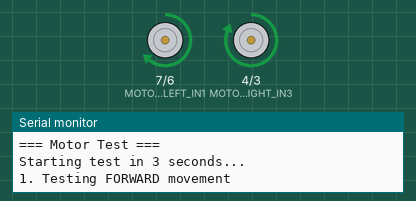
Simulated run of this sketch. Board: Arduino Uno, built with avr-gcc and run on an emulated ATmega328P. Parts: motor-driver pin pairs drawn as motors (green arrow = first pin HIGH = forward, orange = second pin HIGH = backward, longer = more drive, scaled by the enable pin), the last lines printed to the serial monitor.

Above: at 4.0 s.
At 10.0 s:
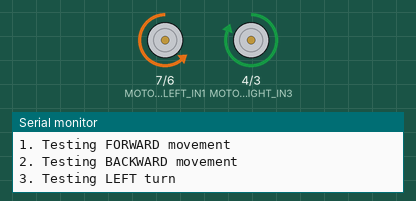
At 13.0 s:
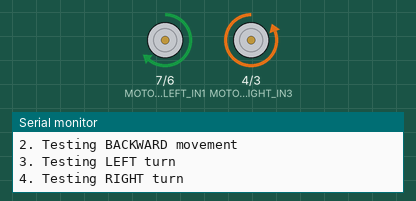
At 24.0 s:
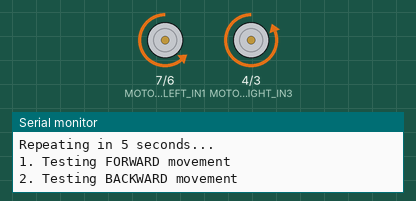
Timing chart, 0 to 25.1 s (numbered marks = the images above):
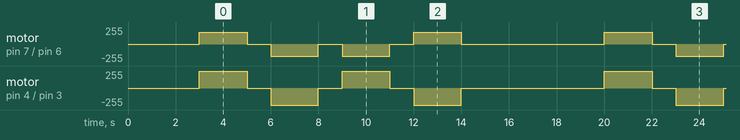

The sketch:

test_motors.ino
```cpp
/*
 * Motor Test Sketch
 * Tests all motor movements to verify proper operation
 */

// Pin definitions
#define MOTOR_LEFT_IN1    7
#define MOTOR_LEFT_IN2    6
#define MOTOR_LEFT_EN     5
#define MOTOR_RIGHT_IN3   4
#define MOTOR_RIGHT_IN4   3
#define MOTOR_RIGHT_EN    2

#define TEST_SPEED        180
#define TEST_DURATION     2000  // ms

void setup() {
  Serial.begin(9600);
  Serial.println("=== Motor Test ===");

  // Initialize pins
  pinMode(MOTOR_LEFT_IN1, OUTPUT);
  pinMode(MOTOR_LEFT_IN2, OUTPUT);
  pinMode(MOTOR_LEFT_EN, OUTPUT);
  pinMode(MOTOR_RIGHT_IN3, OUTPUT);
  pinMode(MOTOR_RIGHT_IN4, OUTPUT);
  pinMode(MOTOR_RIGHT_EN, OUTPUT);

  Serial.println("Starting test in 3 seconds...");
  delay(3000);
}

void loop() {
  Serial.println("\n1. Testing FORWARD movement");
  moveForward();
  delay(TEST_DURATION);
  stopMotors();
  delay(1000);

  Serial.println("2. Testing BACKWARD movement");
  moveBackward();
  delay(TEST_DURATION);
  stopMotors();
  delay(1000);

  Serial.println("3. Testing LEFT turn");
  turnLeft();
  delay(TEST_DURATION);
  stopMotors();
  delay(1000);

  Serial.println("4. Testing RIGHT turn");
  turnRight();
  delay(TEST_DURATION);
  stopMotors();
  delay(1000);

  Serial.println("\n=== Test complete ===");
  Serial.println("All movements OK? (Y/N)");
  Serial.println("Repeating in 5 seconds...\n");
  delay(5000);
}

void moveForward() {
  digitalWrite(MOTOR_LEFT_IN1, HIGH);
  digitalWrite(MOTOR_LEFT_IN2, LOW);
  analogWrite(MOTOR_LEFT_EN, TEST_SPEED);

  digitalWrite(MOTOR_RIGHT_IN3, HIGH);
  digitalWrite(MOTOR_RIGHT_IN4, LOW);
  analogWrite(MOTOR_RIGHT_EN, TEST_SPEED);
}

void moveBackward() {
  digitalWrite(MOTOR_LEFT_IN1, LOW);
  digitalWrite(MOTOR_LEFT_IN2, HIGH);
  analogWrite(MOTOR_LEFT_EN, TEST_SPEED);

  digitalWrite(MOTOR_RIGHT_IN3, LOW);
  digitalWrite(MOTOR_RIGHT_IN4, HIGH);
  analogWrite(MOTOR_RIGHT_EN, TEST_SPEED);
}

void turnLeft() {
  digitalWrite(MOTOR_LEFT_IN1, LOW);
  digitalWrite(MOTOR_LEFT_IN2, HIGH);
  analogWrite(MOTOR_LEFT_EN, TEST_SPEED);

  digitalWrite(MOTOR_RIGHT_IN3, HIGH);
  digitalWrite(MOTOR_RIGHT_IN4, LOW);
  analogWrite(MOTOR_RIGHT_EN, TEST_SPEED);
}

void turnRight() {
  digitalWrite(MOTOR_LEFT_IN1, HIGH);
  digitalWrite(MOTOR_LEFT_IN2, LOW);
  analogWrite(MOTOR_LEFT_EN, TEST_SPEED);

  digitalWrite(MOTOR_RIGHT_IN3, LOW);
  digitalWrite(MOTOR_RIGHT_IN4, HIGH);
  analogWrite(MOTOR_RIGHT_EN, TEST_SPEED);
}

void stopMotors() {
  digitalWrite(MOTOR_LEFT_IN1, LOW);
  digitalWrite(MOTOR_LEFT_IN2, LOW);
  analogWrite(MOTOR_LEFT_EN, 0);

  digitalWrite(MOTOR_RIGHT_IN3, LOW);
  digitalWrite(MOTOR_RIGHT_IN4, LOW);
  analogWrite(MOTOR_RIGHT_EN, 0);
}
```

Measured:
- by itself, motor on pin 7 (MOTOR_LEFT_IN1) / pin 6 (MOTOR_LEFT_IN2): repeats every 17.0 s: 2 × (stopped 1.0 s, backward 180/255 2.0 s), stopped 1.0 s, forward 180/255 2.0 s, stopped 6.0 s, forward 180/255 2.0 s
- by itself, motor on pin 4 (MOTOR_RIGHT_IN3) / pin 3 (MOTOR_RIGHT_IN4): repeats every 17.0 s: stopped 1.0 s, backward 255/255 2.0 s, stopped 1.0 s, forward 255/255 2.0 s, stopped 1.0 s, backward 255/255 2.0 s, stopped 6.0 s, forward 255/255 2.0 s
